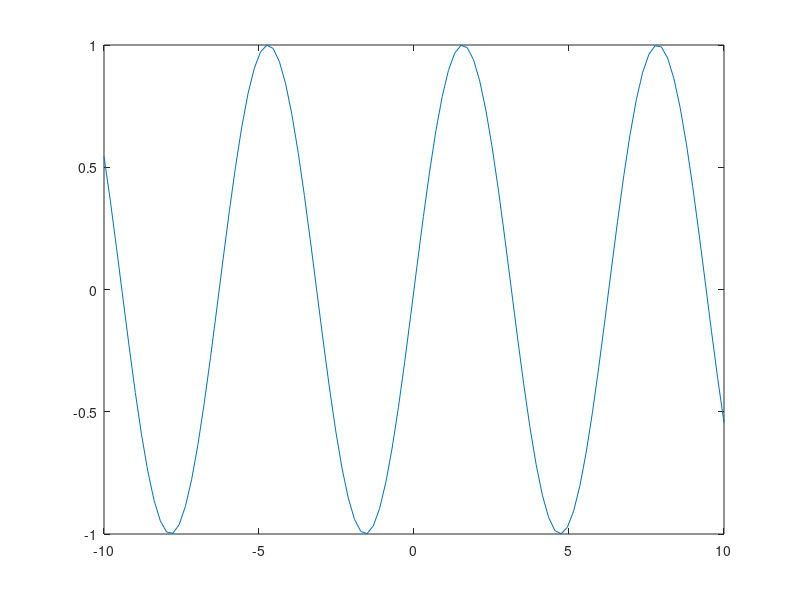

Here is the MATLAB script that generated this plot: (Note: this script raises an error after producing the figure.)
% ls_poly_demo
x = linspace(-10, 10, 100);
y = sin(x);
figure; plot(x, y);
c = ls_poly(x, y, 15);
y1 = polyval(c, x);
hold on; plot(x, y1);
axis([-10, 10, -1, 1]);